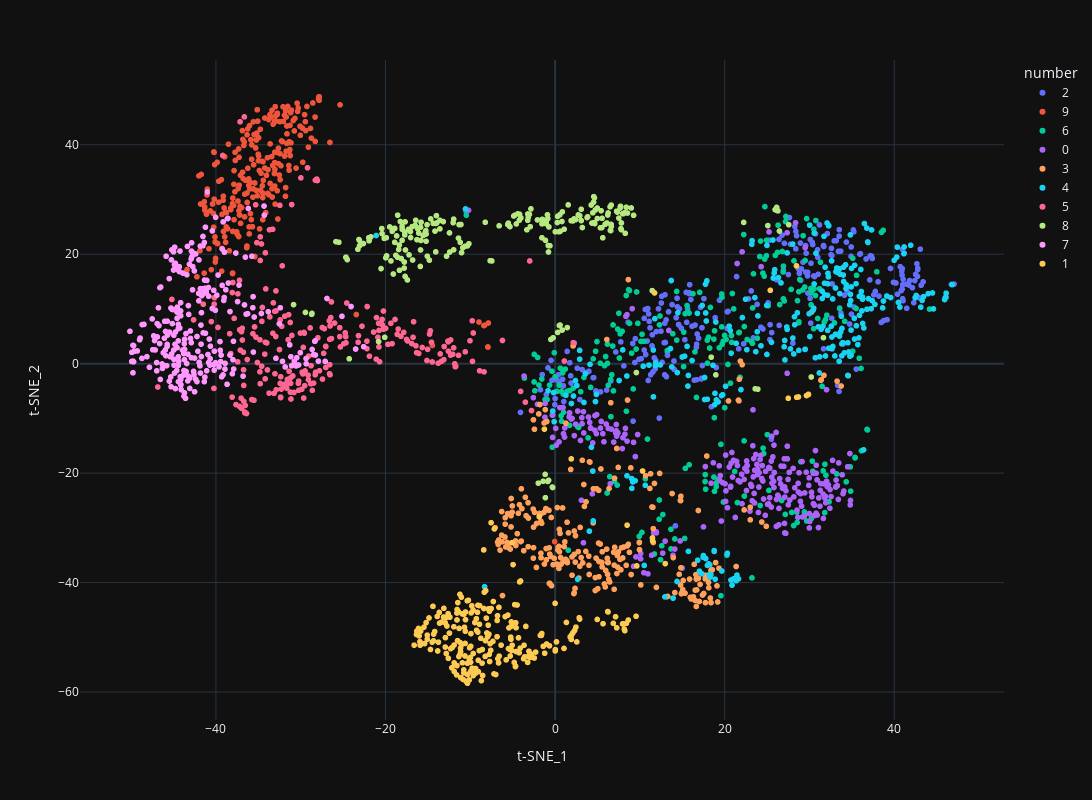

This figure's notebook cell:
### Markdown cell above
#### 8.2. Вывод интерактивной визуализации

### Code cell
fig = px.scatter( 
  df,
  x='t-SNE_1', y='t-SNE_2',
  color = 'number',
  labels={'color': 'number'},
  hover_data=[df.index]
)

fig.update_layout(
  height=800,
  width=1400,
  template = "plotly_dark"
)

fig.update_traces(textposition='top center')
fig.show()

### Figure 1 — Plotly figure (JSON) as saved in the notebook; plotly's stock layout.template omitted (floating-point values rounded to 4 significant figures; data arrays with more than 128 entries replaced by an {"elided": "..."} marker saying what was removed)
{"data": [{"customdata": {"elided": "254x1 int values"}, "hovertemplate": "number=2<br>t-SNE_1=%{x}<br>t-SNE_2=%{y}<br>index=%{customdata[0]}<extra></extra>", "legendgroup": "2", "marker": {"color": "#636efa", "symbol": "circle"}, "mode": "markers", "name": "2", "showlegend": true, "textposition": "top center", "type": "scattergl", "x": {"elided": "254 float values"}, "xaxis": "x", "y": {"elided": "254 float values"}, "yaxis": "y"}, {"customdata": {"elided": "243x1 int values"}, "hovertemplate": "number=9<br>t-SNE_1=%{x}<br>t-SNE_2=%{y}<br>index=%{customdata[0]}<extra></extra>", "legendgroup": "9", "marker": {"color": "#EF553B", "symbol": "circle"}, "mode": "markers", "name": "9", "showlegend": true, "textposition": "top center", "type": "scattergl", "x": {"elided": "243 float values"}, "xaxis": "x", "y": {"elided": "243 float values"}, "yaxis": "y"}, {"customdata": {"elided": "250x1 int values"}, "hovertemplate": "number=6<br>t-SNE_1=%{x}<br>t-SNE_2=%{y}<br>index=%{customdata[0]}<extra></extra>", "legendgroup": "6", "marker": {"color": "#00cc96", "symbol": "circle"}, "mode": "markers", "name": "6", "showlegend": true, "textposition": "top center", "type": "scattergl", "x": {"elided": "250 float values"}, "xaxis": "x", "y": {"elided": "250 float values"}, "yaxis": "y"}, {"customdata": {"elided": "257x1 int values"}, "hovertemplate": "number=0<br>t-SNE_1=%{x}<br>t-SNE_2=%{y}<br>index=%{customdata[0]}<extra></extra>", "legendgroup": "0", "marker": {"color": "#ab63fa", "symbol": "circle"}, "mode": "markers", "name": "0", "showlegend": true, "textposition": "top center", "type": "scattergl", "x": {"elided": "257 float values"}, "xaxis": "x", "y": {"elided": "257 float values"}, "yaxis": "y"}, {"customdata": {"elided": "255x1 int values"}, "hovertemplate": "number=3<br>t-SNE_1=%{x}<br>t-SNE_2=%{y}<br>index=%{customdata[0]}<extra></extra>", "legendgroup": "3", "marker": {"color": "#FFA15A", "symbol": "circle"}, "mode": "markers", "name": "3", "showlegend": true, "textposition": "top center", "type": "scattergl", "x": {"elided": "255 float values"}, "xaxis": "x", "y": {"elided": "255 float values"}, "yaxis": "y"}, {"customdata": {"elided": "265x1 int values"}, "hovertemplate": "number=4<br>t-SNE_1=%{x}<br>t-SNE_2=%{y}<br>index=%{customdata[0]}<extra></extra>", "legendgroup": "4", "marker": {"color": "#19d3f3", "symbol": "circle"}, "mode": "markers", "name": "4", "showlegend": true, "textposition": "top center", "type": "scattergl", "x": {"elided": "265 float values"}, "xaxis": "x", "y": {"elided": "265 float values"}, "yaxis": "y"}, {"customdata": {"elided": "233x1 int values"}, "hovertemplate": "number=5<br>t-SNE_1=%{x}<br>t-SNE_2=%{y}<br>index=%{customdata[0]}<extra></extra>", "legendgroup": "5", "marker": {"color": "#FF6692", "symbol": "circle"}, "mode": "markers", "name": "5", "showlegend": true, "textposition": "top center", "type": "scattergl", "x": {"elided": "233 float values"}, "xaxis": "x", "y": {"elided": "233 float values"}, "yaxis": "y"}, {"customdata": {"elided": "234x1 int values"}, "hovertemplate": "number=8<br>t-SNE_1=%{x}<br>t-SNE_2=%{y}<br>index=%{customdata[0]}<extra></extra>", "legendgroup": "8", "marker": {"color": "#B6E880", "symbol": "circle"}, "mode": "markers", "name": "8", "showlegend": true, "textposition": "top center", "type": "scattergl", "x": {"elided": "234 float values"}, "xaxis": "x", "y": {"elided": "234 float values"}, "yaxis": "y"}, {"customdata": {"elided": "266x1 int values"}, "hovertemplate": "number=7<br>t-SNE_1=%{x}<br>t-SNE_2=%{y}<br>index=%{customdata[0]}<extra></extra>", "legendgroup": "7", "marker": {"color": "#FF97FF", "symbol": "circle"}, "mode": "markers", "name": "7", "showlegend": true, "textposition": "top center", "type": "scattergl", "x": {"elided": "266 float values"}, "xaxis": "x", "y": {"elided": "266 float values"}, "yaxis": "y"}, {"customdata": {"elided": "243x1 int values"}, "hovertemplate": "number=1<br>t-SNE_1=%{x}<br>t-SNE_2=%{y}<br>index=%{customdata[0]}<extra></extra>", "legendgroup": "1", "marker": {"color": "#FECB52", "symbol": "circle"}, "mode": "markers", "name": "1", "showlegend": true, "textposition": "top center", "type": "scattergl", "x": {"elided": "243 float values"}, "xaxis": "x", "y": {"elided": "243 float values"}, "yaxis": "y"}], "layout": {"height": 800, "legend": {"title": {"text": "number"}, "tracegroupgap": 0}, "margin": {"t": 60}, "width": 1400, "xaxis": {"anchor": "y", "domain": [0, 1], "title": {"text": "t-SNE_1"}}, "yaxis": {"anchor": "x", "domain": [0, 1], "title": {"text": "t-SNE_2"}}}}
